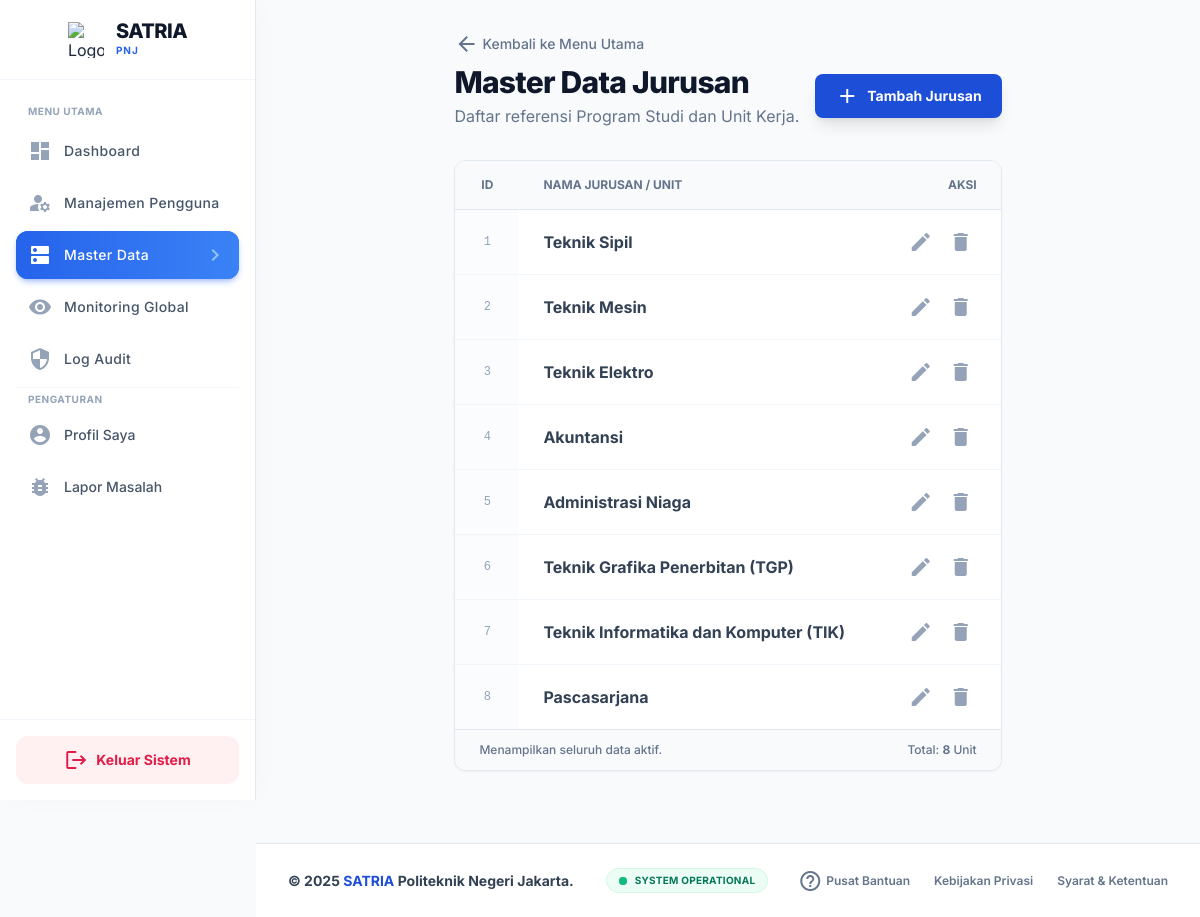
Screenshot of /master/jurusan (signed in) with the database file from the repository.
### tables this page shows
CREATE TABLE IF NOT EXISTS master_jurusan (
    id INT AUTO_INCREMENT PRIMARY KEY,
    nama_jurusan VARCHAR(100) NOT NULL
);

### app/Controllers/AdminController.php (called while the page is built, shortened)
<?php
class AdminController
{
    private $db;
    public function __construct($db) { $this->db = $db; }
    public function jurusan() {
        $model = new AdminModel($this->db);
        $jurusan = $model->getAllJurusan();
        require __DIR__ . '/../Views/admin/jurusan.php';
    }
}

### app/Models/AdminModel.php (called while the page is built, shortened)
<?php
class AdminModel {
    private $db;
    public function __construct($db) { $this->db = $db; }
    public function getAllJurusan() {
        return $this->db->query("SELECT * FROM master_jurusan ORDER BY id ASC")->fetchAll(PDO::FETCH_ASSOC);
    }
}

### app/Views/admin/jurusan.php (the view)
<?php include __DIR__.'/../partials/sidebar.php'; ?>
<div class="p-8 max-w-5xl mx-auto">
    <div class="mb-2">
        <a href="/master" class="text-slate-500 hover:text-blue-600 text-sm flex items-center font-medium transition-colors">
            <span class="material-icons text-sm mr-1">arrow_back</span> Kembali ke Menu Utama
        </a>
    </div>
    <div class="flex flex-col md:flex-row justify-between items-center mb-8 gap-4">
        <div>
            <h1 class="text-3xl font-extrabold text-slate-900 tracking-tight">Master Data Jurusan</h1>
            <p class="text-slate-500 mt-1">Daftar referensi Program Studi dan Unit Kerja.</p>
        </div>
        <button class="inline-flex items-center px-5 py-2.5 bg-blue-700 text-white text-sm font-bold rounded-lg shadow-lg hover:bg-blue-800 hover:-translate-y-0.5 transition-all">
            <span class="material-icons text-sm mr-2">add</span> Tambah Jurusan
        </button>
    </div>
    <div class="bg-white rounded-xl shadow-sm border border-slate-200 overflow-hidden">
        <div class="overflow-x-auto">
            <table class="w-full text-sm text-left">
                <thead class="bg-slate-50 text-slate-500 uppercase font-bold text-xs border-b border-slate-200">
                    <tr>
                        <th class="px-6 py-4 w-16 text-center">ID</th>
                        <th class="px-6 py-4">Nama Jurusan / Unit</th>
                        <th class="px-6 py-4 text-right w-32">Aksi</th>
                    </tr>
                </thead>
                <tbody class="divide-y divide-slate-100">
                    <?php if(empty($jurusan)): ?>
                        <tr>
                            <td colspan="3" class="px-6 py-12 text-center text-slate-400">
                                <span class="material-icons text-4xl mb-2 block">folder_off</span>
                                Belum ada data jurusan.
                            </td>
                        </tr>
                    <?php else: ?>
                        <?php foreach ($jurusan as $j): ?>
                        <tr class="hover:bg-slate-50 transition-colors group">
                            <td class="px-6 py-4 text-center text-slate-400 font-mono text-xs bg-slate-50/50">
                                <?php echo $j['id']; ?>
                            </td>
                            <td class="px-6 py-4">
                                <div class="font-bold text-slate-700 text-base group-hover:text-blue-700 transition-colors">
                                    <?php echo htmlspecialchars($j['nama_jurusan']); ?>
                                </div>
                            </td>
                            <td class="px-6 py-4 text-right">
                                <div class="flex justify-end gap-2">
                                    <button class="w-8 h-8 flex items-center justify-center rounded-full text-slate-400 hover:bg-blue-50 hover:text-blue-600 transition-all" title="Edit">
                                        <span class="material-icons text-sm">edit</span>
                                    </button>
                                    <button class="w-8 h-8 flex items-center justify-center rounded-full text-slate-400 hover:bg-rose-50 hover:text-rose-600 transition-all" title="Hapus">
                                        <span class="material-icons text-sm">delete</span>
                                    </button>
                                </div>
                            </td>
                        </tr>
                        <?php endforeach; ?>
                    <?php endif; ?>
                </tbody>
            </table>
        </div>
        <div class="bg-slate-50 px-6 py-3 border-t border-slate-200 text-xs text-slate-500 font-medium flex justify-between">
            <span>Menampilkan seluruh data aktif.</span>
            <span>Total: <strong><?php echo count($jurusan ?? []); ?></strong> Unit</span>
        </div>
    </div>
</div>
<?php include __DIR__.'/../partials/footer.php'; ?>

### app/Views/partials/header.php (style rules this page uses)
body { font-family: 'Inter', sans-serif; }

### rows the page displays
master_jurusan: id "1", nama_jurusan "Teknik Sipil"
master_jurusan: id "2", nama_jurusan "Teknik Mesin"
master_jurusan: id "3", nama_jurusan "Teknik Elektro"
master_jurusan: id "4", nama_jurusan "Akuntansi"
master_jurusan: id "5", nama_jurusan "Administrasi Niaga"
master_jurusan: id "6", nama_jurusan "Teknik Grafika Penerbitan (TGP)"
master_jurusan: id "7", nama_jurusan "Teknik Informatika dan Komputer (TIK)"
master_jurusan: id "8", nama_jurusan "Pascasarjana"

### other values shown
$item['label'] "Dashboard"
$item['label'] "Manajemen Pengguna"
$item['label'] "Master Data"
$item['label'] "Monitoring Global"
$item['label'] "Log Audit"
count($jurusan ?? []) "8"
